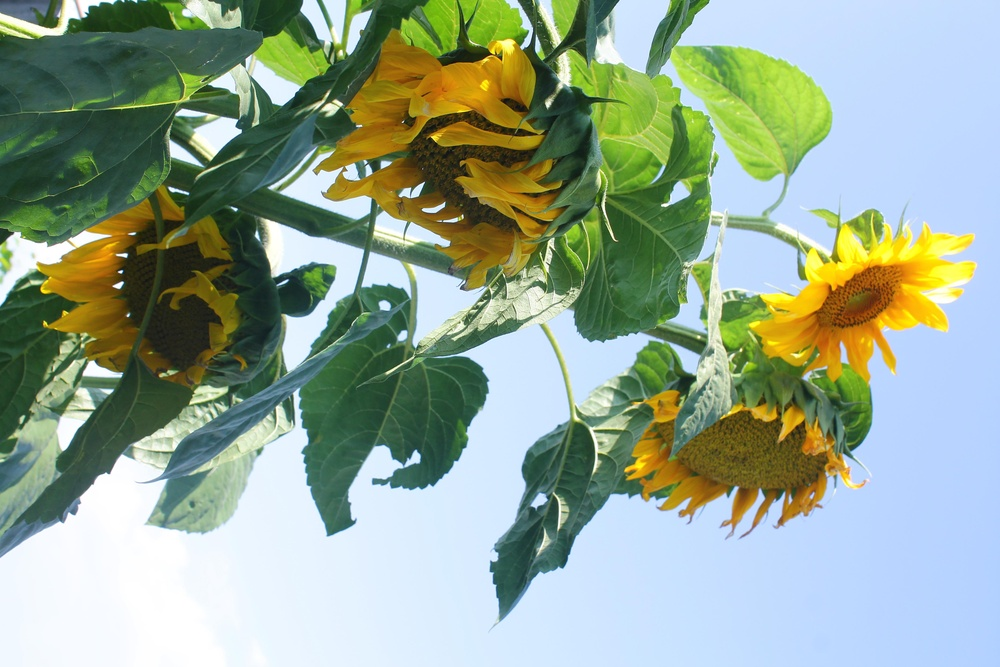
#> input picture sunflowers.JPG, 1000 x 667 px, shrunk from 4272 x 2848 before the run
$ jupyter execute images.ipynb
#> lines starting #> are read from the running program, lines starting #| are printed output that depends on the picture
[cell 1]
import matplotlib.pyplot as plt
from PIL import Image
import pandas as pd
from random import randint
import cv2
import numpy as np
import imutils

[cell 2]
def negative(path_to_image):
#> called with path_to_image = 'sunflowers.JPG'
    image = plt.imread(path_to_image)
#> image is the input picture: shape (667, 1000, 3); mean R, G, B 148.9, 167.3, 148
    negative_image = 1 - image
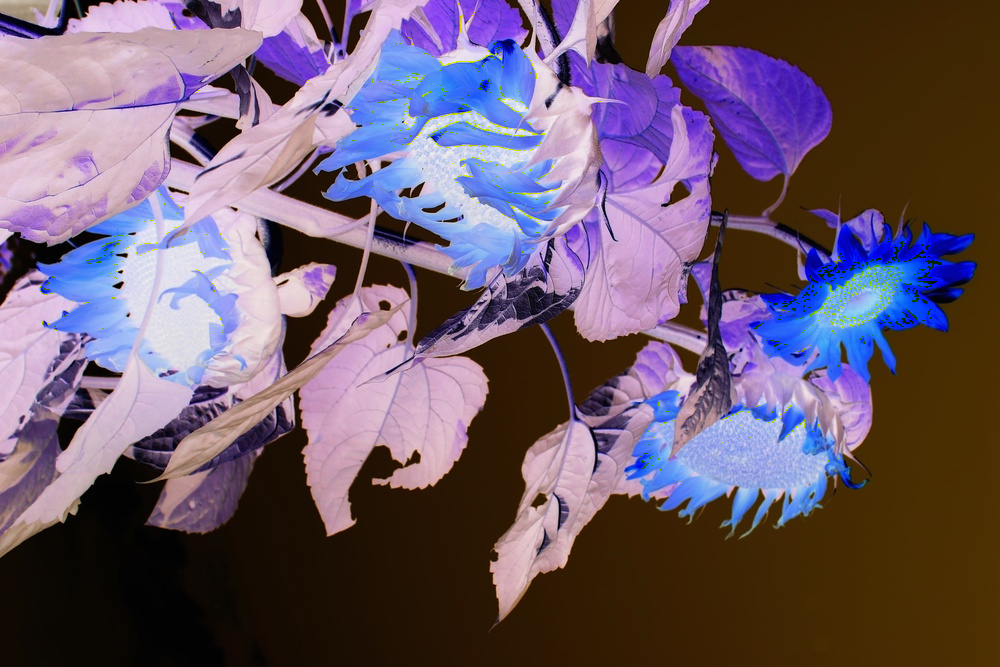
#> negative_image: shape (667, 1000, 3); mean R, G, B 108.1, 89.7, 107.6
    return negative_image

[cell 3]
negative_sunflowers = negative('sunflowers.JPG')
plt.imshow(negative_sunflowers)
plt.axis('off')
plt.show()

[cell 4]
def positive(path_to_image):
#> called with path_to_image = 'sunflowers.JPG'
    image = plt.imread(path_to_image)
    positive_image = image[:, :, 2]
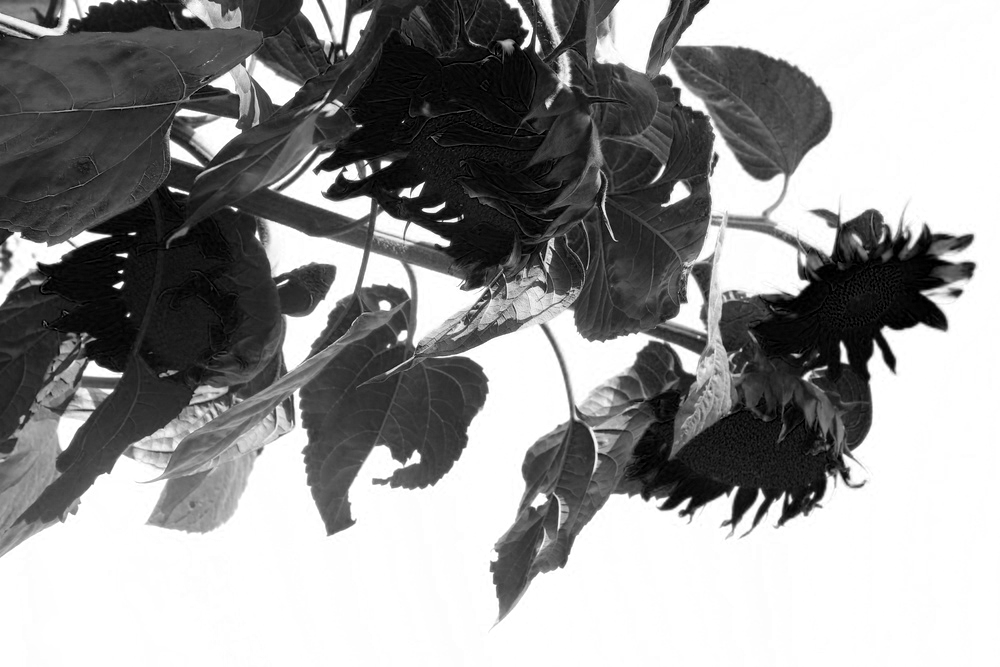
#> positive_image: shape (667, 1000); min 0, max 255, mean 148
    return positive_image

[cell 5]
positive_sunflowers = positive('sunflowers.JPG')
plt.imshow(positive_sunflowers)
plt.axis('off')
plt.show()

[cell 6]
def noise(path_to_image, noise_factor):
#> called with path_to_image = 'sunflowers.JPG', noise_factor = 150
    img = Image.open(path_to_image)
    noise_img = Image.new('RGB', img.size)
#> noise_img: PIL image 1000x667 RGB; every value is 0
    for x in range(img.size[0]):
        for y in range(img.size[1]):
            rand = randint(-noise_factor, noise_factor)
            r, g, b = img.getpixel((x, y))

            red = int(r + rand)
            red = min(255, max(0, red))

            green = int(g + rand)
            green = min(255, max(0, green))

            blue = int(b + rand)
            blue = min(255, max(0, blue))

            noise_img.putpixel((x, y), (red, green, blue))
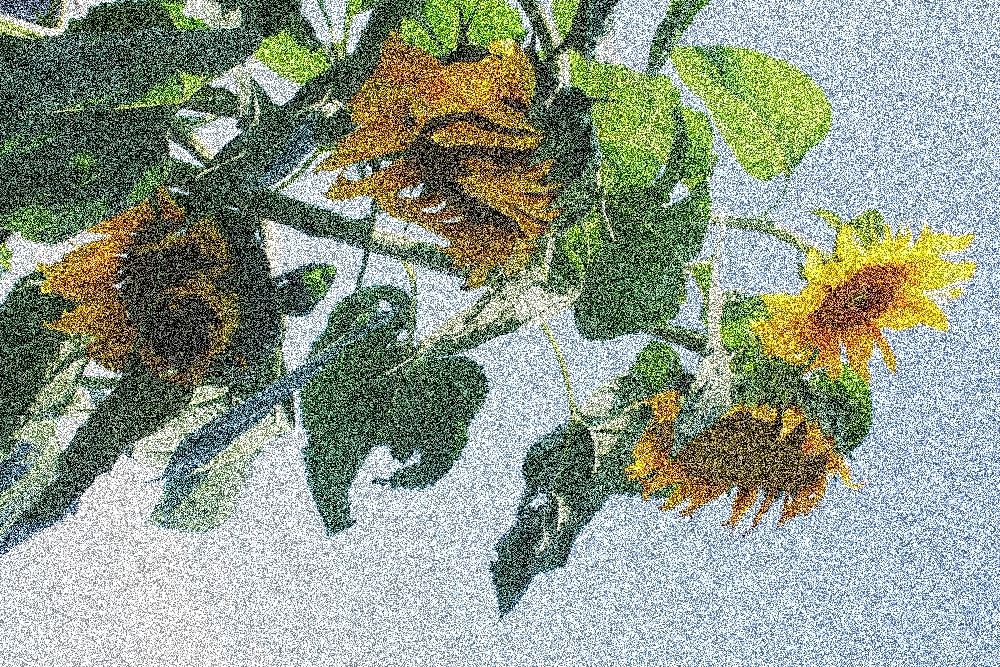
#> noise_img: PIL image 1000x667 RGB; mean R, G, B 143.5, 156.3, 140
    return noise_img

[cell 7]
noise_sunflowers = noise('sunflowers.JPG', 150)
plt.imshow(noise_sunflowers)
plt.axis('off')
plt.show()

[cell 8]
def sepia(path_to_image):
#> called with path_to_image = 'sunflowers.JPG'
    img = Image.open(path_to_image)
    sepia_img = Image.new('RGB', img.size)
    for x in range(img.size[0]):
        for y in range(img.size[1]):
            r, g, b = img.getpixel((x, y))
            red = int(r * 0.393 + g * 0.769 + b * 0.189)
            green = int(r * 0.349 + g * 0.686 + b * 0.168)
            blue = int(r * 0.272 + g * 0.534 + b * 0.131)
            sepia_img.putpixel((x, y), (red, green, blue))
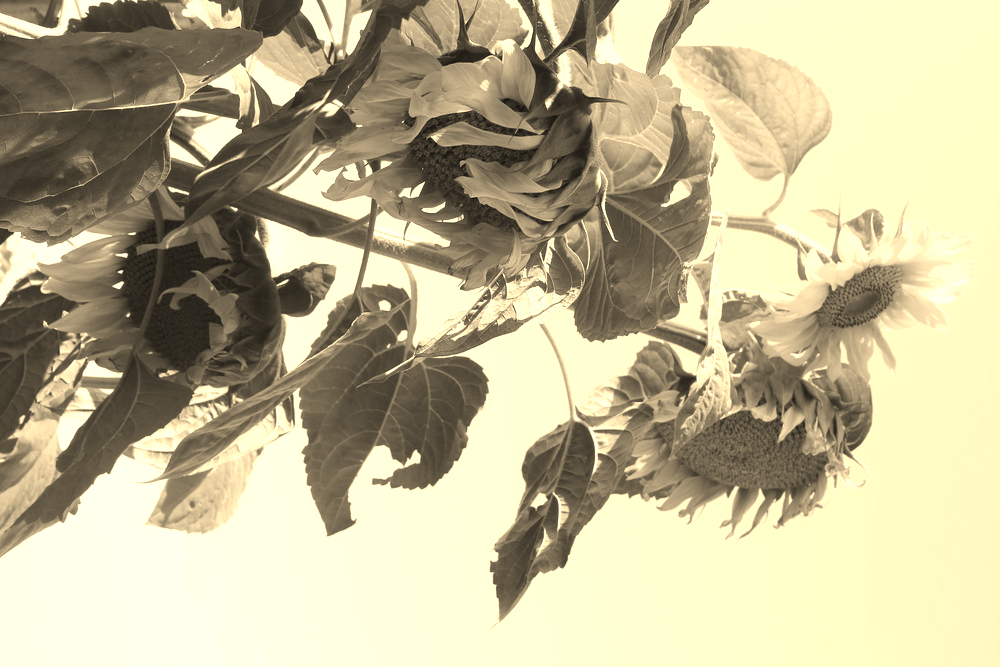
#> sepia_img: PIL image 1000x667 RGB; mean R, G, B 190.6, 182.6, 148.7
    return sepia_img

[cell 9]
sepia_sunflowers = sepia('sunflowers.JPG')
plt.imshow(sepia_sunflowers)
plt.axis('off')
plt.show()

[cell 10]
def bright(path_to_image, brightness):
#> called with path_to_image = 'sunflowers.JPG', brightness = 0.5
    img = Image.open(path_to_image)
    bright_img = Image.new('RGB', img.size)
    for x in range(img.size[0]):
        for y in range(img.size[1]):
            r, g, b = img.getpixel((x, y))

            red = int(r * brightness)
            red = min(255, max(0, red))

            green = int(g * brightness)
            green = min(255, max(0, green))

            blue = int(b * brightness)
            blue = min(255, max(0, blue))

            bright_img.putpixel((x, y), (red, green, blue))
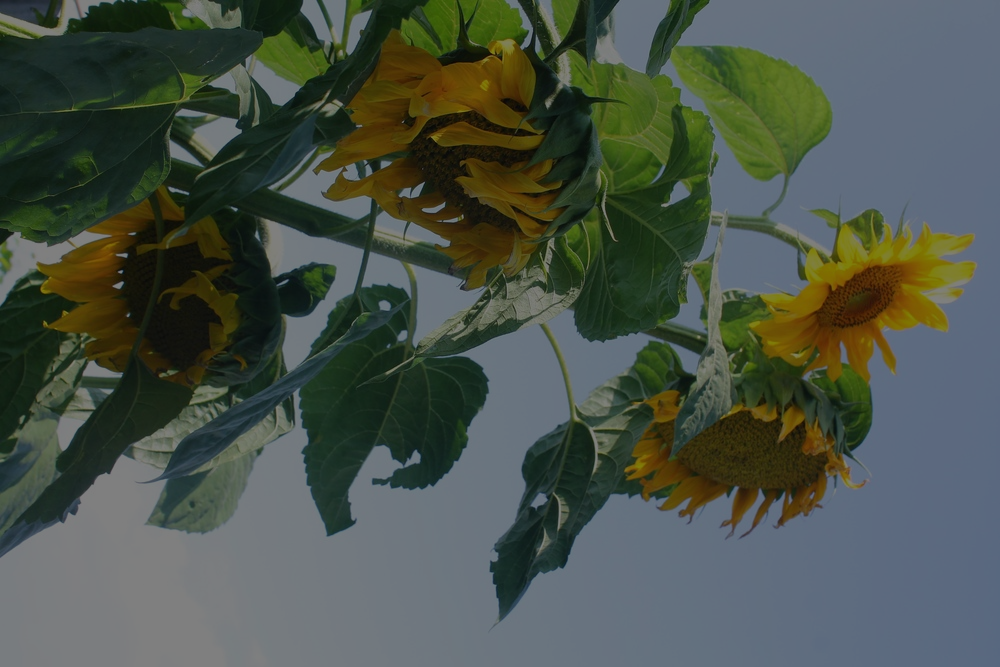
#> bright_img: PIL image 1000x667 RGB; mean R, G, B 74.2, 83.4, 73.7
    return bright_img
